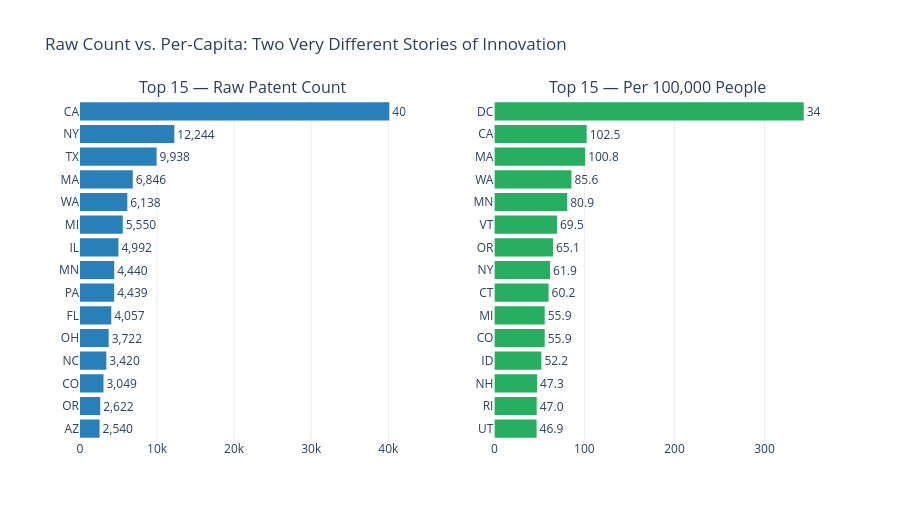

Write notebook code for a chart like this one.
### Markdown cell above
---
## Step 7 — Side-by-Side Ranking Comparison

The key analytical insight: California leads in raw counts by a wide margin, but on a per-capita basis DC, Massachusetts, and Washington rank far higher. The two rankings tell completely different stories about where innovation is concentrated.

### Code cell
top_raw = state_patents.nlargest(15, "Patents").sort_values("Patents", ascending=True)
top_pc  = state_patents.nlargest(15, "PerCapita").sort_values("PerCapita", ascending=True)

fig_comp = make_subplots(
    rows=1, cols=2,
    subplot_titles=("Top 15 — Raw Patent Count", "Top 15 — Per 100,000 People"),
    horizontal_spacing=0.12
)

fig_comp.add_trace(go.Bar(
    x=top_raw["Patents"], y=top_raw["State"],
    orientation="h",
    marker=dict(color="#2980B9", line=dict(width=0)),
    text=top_raw["Patents"].apply(lambda x: f"{x:,}"),
    textposition="outside",
    showlegend=False,
    hovertemplate="<b>%{y}</b><br>Patents: %{x:,}<extra></extra>"
), row=1, col=1)

fig_comp.add_trace(go.Bar(
    x=top_pc["PerCapita"], y=top_pc["State"],
    orientation="h",
    marker=dict(color="#27AE60", line=dict(width=0)),
    text=top_pc["PerCapita"].apply(lambda x: f"{x:.1f}"),
    textposition="outside",
    showlegend=False,
    hovertemplate="<b>%{y}</b><br>Per 100K: %{x:.1f}<extra></extra>"
), row=1, col=2)

fig_comp.update_layout(
    title="Raw Count vs. Per-Capita: Two Very Different Stories of Innovation",
    height=520,
    paper_bgcolor="white",
    plot_bgcolor="white",
    font=dict(size=12)
)
fig_comp.update_xaxes(showgrid=True, gridcolor="#EEE")
fig_comp.update_yaxes(showgrid=False)
fig_comp.write_html(f"{BASE}/uspto_comparison.html")
print("Saved: uspto_comparison.html")
fig_comp.show()

### Figure 1 — Plotly figure (JSON) as saved in the notebook; plotly's stock layout.template omitted (floating-point values rounded to 4 significant figures)
{"data": [{"hovertemplate": "<b>%{y}</b><br>Patents: %{x:,}<extra></extra>", "marker": {"color": "#2980B9", "line": {"width": 0}}, "orientation": "h", "showlegend": false, "text": ["2,540", "2,622", "3,049", "3,420", "3,722", "4,057", "4,439", "4,440", "4,992", "5,550", "6,138", "6,846", "9,938", "12,244", "40,134"], "textposition": "outside", "type": "bar", "x": [2540, 2622, 3049, 3420, 3722, 4057, 4439, 4440, 4992, 5550, 6138, 6846, 9938, 12244, 40134], "xaxis": "x", "y": ["AZ", "OR", "CO", "NC", "OH", "FL", "PA", "MN", "IL", "MI", "WA", "MA", "TX", "NY", "CA"], "yaxis": "y"}, {"hovertemplate": "<b>%{y}</b><br>Per 100K: %{x:.1f}<extra></extra>", "marker": {"color": "#27AE60", "line": {"width": 0}}, "orientation": "h", "showlegend": false, "text": ["46.9", "47.0", "47.3", "52.2", "55.9", "55.9", "60.2", "61.9", "65.1", "69.5", "80.9", "85.6", "100.8", "102.5", "343.6"], "textposition": "outside", "type": "bar", "x": [46.9, 47, 47.3, 52.2, 55.9, 55.9, 60.2, 61.9, 65.1, 69.5, 80.9, 85.6, 100.8, 102.5, 343.6], "xaxis": "x2", "y": ["UT", "RI", "NH", "ID", "CO", "MI", "CT", "NY", "OR", "VT", "MN", "WA", "MA", "CA", "DC"], "yaxis": "y2"}], "layout": {"annotations": [{"font": {"size": 16}, "showarrow": false, "text": "Top 15 — Raw Patent Count", "x": 0.22, "xanchor": "center", "xref": "paper", "y": 1, "yanchor": "bottom", "yref": "paper"}, {"font": {"size": 16}, "showarrow": false, "text": "Top 15 — Per 100,000 People", "x": 0.78, "xanchor": "center", "xref": "paper", "y": 1, "yanchor": "bottom", "yref": "paper"}], "font": {"size": 12}, "height": 520, "paper_bgcolor": "white", "plot_bgcolor": "white", "title": {"text": "Raw Count vs. Per-Capita: Two Very Different Stories of Innovation"}, "xaxis": {"anchor": "y", "domain": [0, 0.44], "gridcolor": "#EEE", "showgrid": true}, "xaxis2": {"anchor": "y2", "domain": [0.56, 1], "gridcolor": "#EEE", "showgrid": true}, "yaxis": {"anchor": "x", "domain": [0, 1], "showgrid": false}, "yaxis2": {"anchor": "x2", "domain": [0, 1], "showgrid": false}}}
